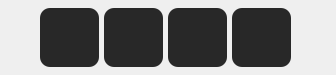
            <widget class="QFrame" name="frame_button_view">
             <property name="minimumSize">
              <size>
               <width>60</width>
               <height>0</height>
              </size>
             </property>
             <property name="maximumSize">
              <size>
               <width>16777215</width>
               <height>70</height>
              </size>
             </property>
             <property name="styleSheet">
              <string notr="true"/>
             </property>
             <property name="frameShape">
              <enum>QFrame::NoFrame</enum>
             </property>
             <property name="frameShadow">
              <enum>QFrame::Raised</enum>
             </property>
             <layout class="QHBoxLayout" name="horizontalLayout_16">
              <property name="spacing">
               <number>5</number>
              </property>
              <property name="leftMargin">
               <number>0</number>
              </property>
              <property name="topMargin">
               <number>8</number>
              </property>
              <property name="rightMargin">
               <number>5</number>
              </property>
              <property name="bottomMargin">
               <number>8</number>
              </property>
              <item>
               <spacer name="horizontalSpacer">
                <property name="orientation">
                 <enum>Qt::Horizontal</enum>
                </property>
                <property name="sizeHint" stdset="0">
                 <size>
                  <width>40</width>
                  <height>20</height>
                 </size>
                </property>
               </spacer>
              </item>
              <item>
               <widget class="QToolButton" name="btn_view_frontback">
                <property name="sizePolicy">
                 <sizepolicy hsizetype="Expanding" vsizetype="Expanding">
                  <horstretch>0</horstretch>
                  <verstretch>0</verstretch>
                 </sizepolicy>
                </property>
                <property name="minimumSize">
                 <size>
                  <width>55</width>
                  <height>0</height>
                 </size>
                </property>
                <property name="maximumSize">
                 <size>
                  <width>60</width>
                  <height>16777215</height>
                 </size>
                </property>
                <property name="styleSheet">
                 <string notr="true">QToolButton#btn_view_frontback {
    background-color: #282828;
	border-radius: 10px;
}
QToolButton#btn_view_frontback:pressed {
	background-color: #3f3f3f;
}</string>
                </property>
                <property name="text">
                 <string/>
                </property>
                <property name="icon">
                 <iconset>
                  <normaloff>../icons/view-frontback-light.png</normaloff>../icons/view-frontback-light.png</iconset>
                </property>
                <property name="iconSize">
                 <size>
                  <width>56</width>
                  <height>56</height>
                 </size>
                </property>
               </widget>
              </item>
              <item>
               <widget class="QToolButton" name="btn_view_leftright">
                <property name="sizePolicy">
                 <sizepolicy hsizetype="Expanding" vsizetype="Expanding">
                  <horstretch>0</horstretch>
                  <verstretch>0</verstretch>
                 </sizepolicy>
                </property>
                <property name="minimumSize">
                 <size>
                  <width>55</width>
                  <height>0</height>
                 </size>
                </property>
                <property name="maximumSize">
                 <size>
                  <width>60</width>
                  <height>16777215</height>
                 </size>
                </property>
                <property name="styleSheet">
                 <string notr="true">QToolButton#btn_view_leftright {
    background-color: #282828;
	border-radius: 10px;
}
QToolButton#btn_view_leftright:pressed {
	background-color: #3f3f3f;
}</string>
                </property>
                <property name="text">
                 <string/>
                </property>
                <property name="icon">
                 <iconset>
                  <normalon>../icons/view-leftright-light.png</normalon>
                 </iconset>
                </property>
                <property name="iconSize">
                 <size>
                  <width>56</width>
                  <height>56</height>
                 </size>
                </property>
               </widget>
              </item>
              <item>
               <widget class="QToolButton" name="btn_view_surround">
                <property name="sizePolicy">
                 <sizepolicy hsizetype="Expanding" vsizetype="Expanding">
                  <horstretch>0</horstretch>
                  <verstretch>0</verstretch>
                 </sizepolicy>
                </property>
                <property name="minimumSize">
                 <size>
                  <width>55</width>
                  <height>0</height>
                 </size>
                </property>
                <property name="maximumSize">
                 <size>
                  <width>60</width>
                  <height>16777215</height>
                 </size>
                </property>
                <property name="styleSheet">
                 <string notr="true">QToolButton#btn_view_surround {
    background-color: #282828;
	border-radius: 10px;
}
QToolButton#btn_view_surround:pressed {
	background-color: #3f3f3f;
}</string>
                </property>
                <property name="text">
                 <string/>
                </property>
                <property name="icon">
                 <iconset>
                  <normalon>../icons/view-surround-light.png</normalon>
                 </iconset>
                </property>
                <property name="iconSize">
                 <size>
                  <width>56</width>
                  <height>56</height>
                 </size>
                </property>
               </widget>
              </item>
              <item>
               <widget class="QToolButton" name="btn_view_top">
                <property name="sizePolicy">
                 <sizepolicy hsizetype="Expanding" vsizetype="Expanding">
                  <horstretch>0</horstretch>
                  <verstretch>0</verstretch>
                 </sizepolicy>
                </property>
                <property name="minimumSize">
                 <size>
                  <width>55</width>
                  <height>0</height>
                 </size>
                </property>
                <property name="maximumSize">
                 <size>
                  <width>60</width>
                  <height>16777215</height>
                 </size>
                </property>
                <property name="styleSheet">
                 <string notr="true">QToolButton#btn_view_top {
    background-color: #282828;
	border-radius: 10px;
}
QToolButton#btn_view_top:pressed {
	background-color: #3f3f3f;
}</string>
                </property>
                <property name="text">
                 <string/>
                </property>
                <property name="icon">
                 <iconset>
                  <normalon>../icons/view-top-light.png</normalon>
                 </iconset>
                </property>
                <property name="iconSize">
                 <size>
                  <width>56</width>
                  <height>56</height>
                 </size>
                </property>
               </widget>
              </item>
              <item>
               <spacer name="horizontalSpacer_2">
                <property name="orientation">
                 <enum>Qt::Horizontal</enum>
                </property>
                <property name="sizeHint" stdset="0">
                 <size>
                  <width>40</width>
                  <height>20</height>
                 </size>
                </property>
               </spacer>
              </item>
             </layout>
            </widget>
